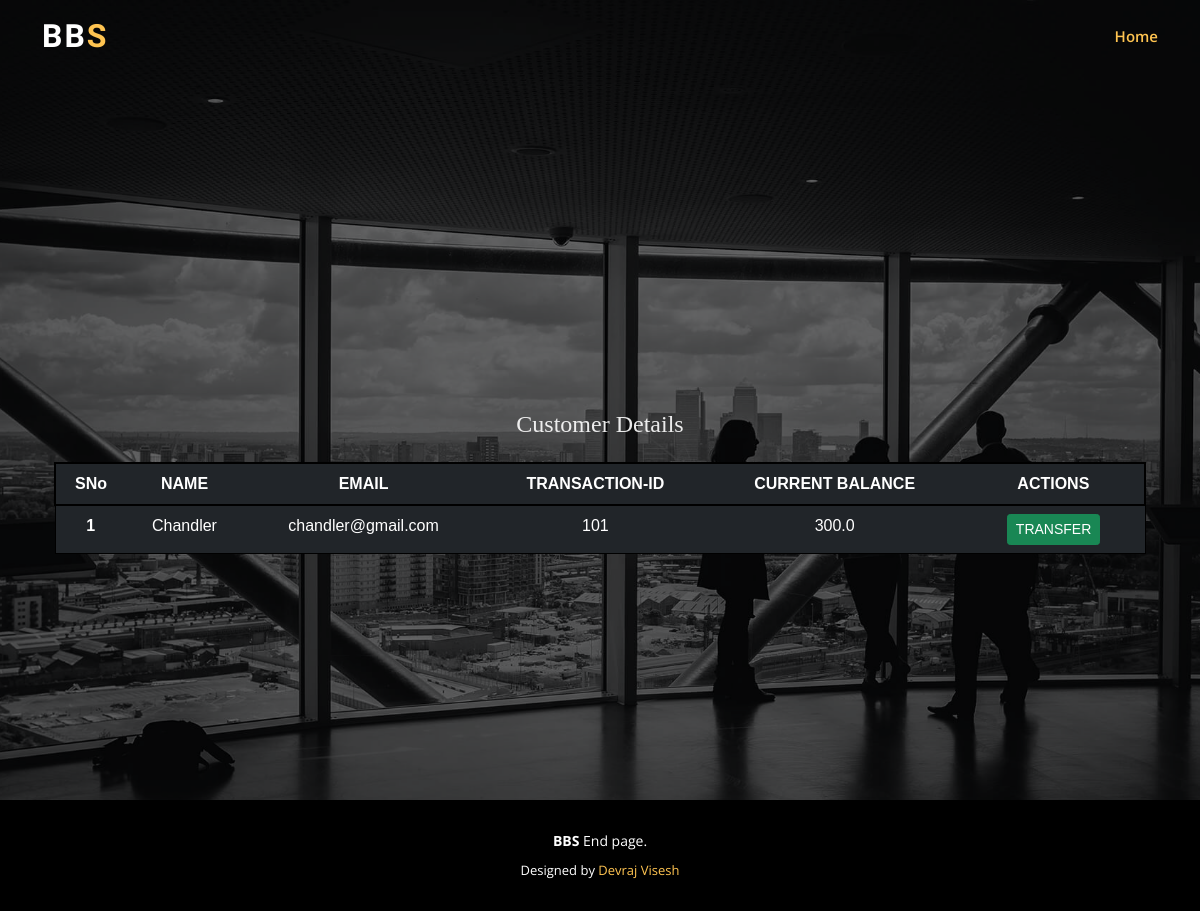
Page /view/1 on the earlier database version.
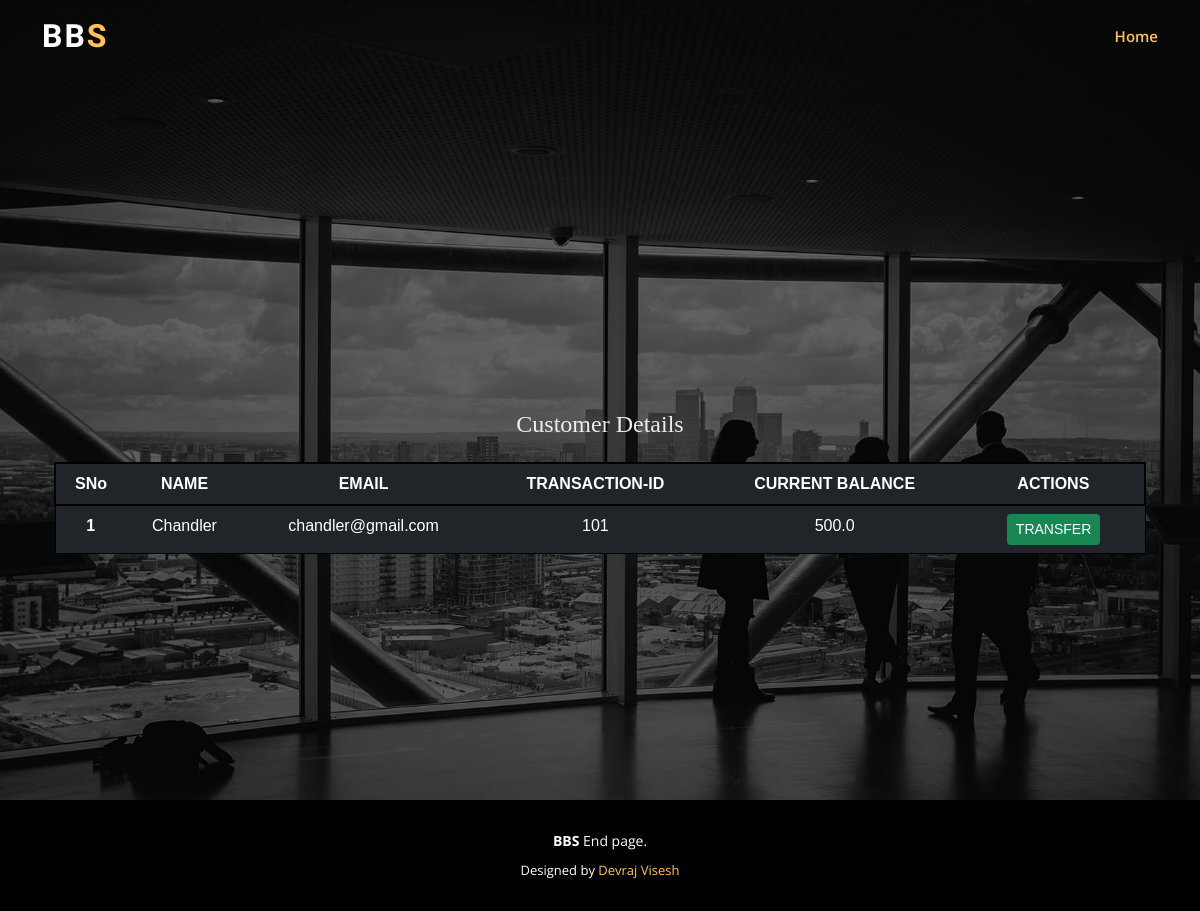
Same page on the later database version.
### tables this page shows
CREATE TABLE customer1
               (sno INTEGER,name TEXT,email TEXT,transactionid INTEGER,current REAL);

### code/bank.py (the view)
@app.route('/view/<int:sno>')
def viewcust(sno):
    conn = sqlite3.connect('bankdatabase.db')
    conn.row_factory = sqlite3.Row
    c = conn.cursor()
    c.execute("SELECT * FROM customer1 WHERE sno=" + str(sno))
    cust = c.fetchall()
    conn.commit()
    conn.close()
    return render_template('view_onecust.html', cust=cust)

### code/templates/view_onecust.html (shortened to what this page needs)
<!DOCTYPE html>
<html lang="en">
<head>
  <link href="{{ url_for('static', filename = 'assets/vendor/aos/aos.css') }}" rel="stylesheet">
  <link href="{{ url_for('static', filename = 'assets/vendor/bootstrap/css/bootstrap.min.css') }}" rel="stylesheet">
  <link href="{{ url_for('static', filename = 'assets/vendor/bootstrap-icons/bootstrap-icons.css') }}" rel="stylesheet">
  <link href="{{ url_for('static', filename = 'assets/vendor/boxicons/css/boxicons.min.css') }}" rel="stylesheet">
  <link href="{{ url_for('static', filename = 'assets/vendor/glightbox/css/glightbox.min.css') }}" rel="stylesheet">
  <link href="{{ url_for('static', filename = 'assets/vendor/remixicon/remixicon.css') }}" rel="stylesheet">
  <link href="{{ url_for('static', filename = 'assets/vendor/swiper/swiper-bundle.min.css') }}" rel="stylesheet">
  <link href="{{ url_for('static', filename = 'assets/css/style.css') }}" rel="stylesheet">
</head>
<body>
    <header id="header" class="fixed-top ">
        <div class="container d-flex align-items-center justify-content-lg-between">
            <h1 class="logo me-auto me-lg-0"><a href="/">BB<span>S</span></a></h1>
            <nav id="navbar" class="navbar order-last order-lg-0">
                <ul>
                    <li><a class="nav-link scrollto active" href="/" style="text-align: center;">Home</a></li>
                </ul>
            </nav>
        </div>
    </header>
    <section id="hero" class="d-flex align-items-center justify-content-center">
        <div class="container" data-aos="fade-up">
            {% block body %}
            <div class="container my-5" style="padding-top: 80px;">
                <table class="table table-dark">
                    <thead>
                        <b> <h2 style="font-family: 'Times New Roman', Times, serif;">Customer Details</h2></b>
                        <br>
                        <tr style="border: 2px solid black; font-family: Arial, Helvetica, sans-serif;">
                            <th scope="col">SNo</th>
                            <th scope="col">NAME</th>
                            <th scope="col">EMAIL</th>
                            <th scope="col">TRANSACTION-ID</th>
                            <th scope="col">CURRENT BALANCE</th>
                            <th scope="col">ACTIONS</th>
                        </tr>
                    </thead>
                    <tbody>
                        {% for details in cust %}
                        <tr style="border: 1px solid black; font-family: Arial, Helvetica, sans-serif;">
                            <th scope="row">{{loop.index}}</th>
                            <td scope="col">{{details["name"]}}</td>
                            <td scope="col">{{details["email"]}}</td>
                            <td scope="col">{{details["transactionid"]}}</td>
                            <td scope="col">{{details["current"]}}</td>
                            <td>
                                <a href="/inputinfo/{{details['sno']}}" type="button"
                                    class="btn btn-success btn-sm mx-2">TRANSFER</button>
                            </td>
                        </tr>
                        {% endfor %}
                    </tbody>
                </table>
            </div>
            {% endblock body %}
        </div>
    </section>
    <main id="main">
        <footer id="footer">
            <div class="container">
                <div class="copyright">
                    <strong><span>BBS</span></strong> End page.
                </div>
                <div class="credits">
                    Designed by <a href="">Devraj Visesh</a>
                </div>
            </div>
        </footer>
</body>
</html>

Differences in the rows shown:
changed customer1 "Chandler": current "300.0" → "500.0"
